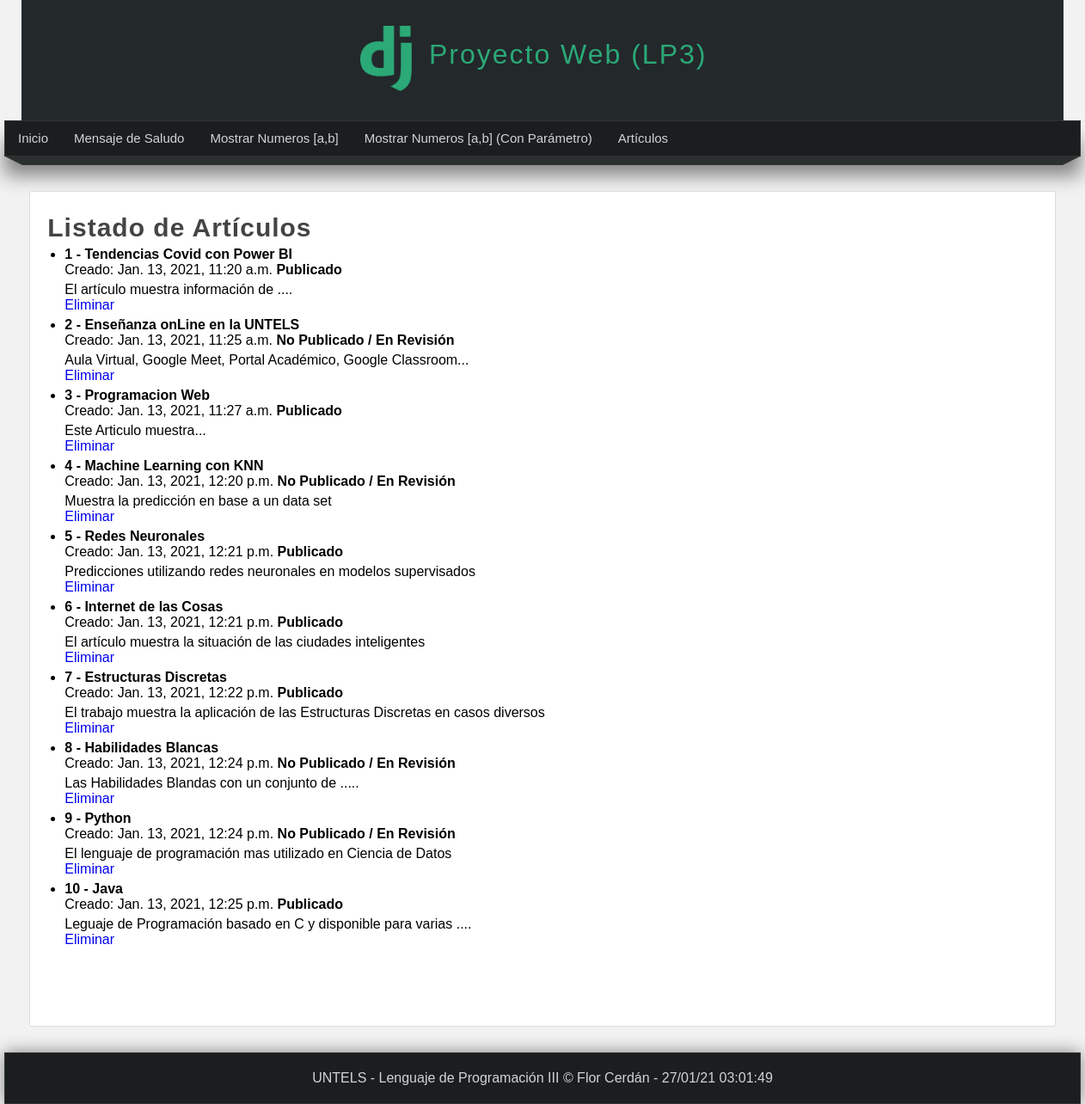
Page /listar_articulos on the earlier database version.
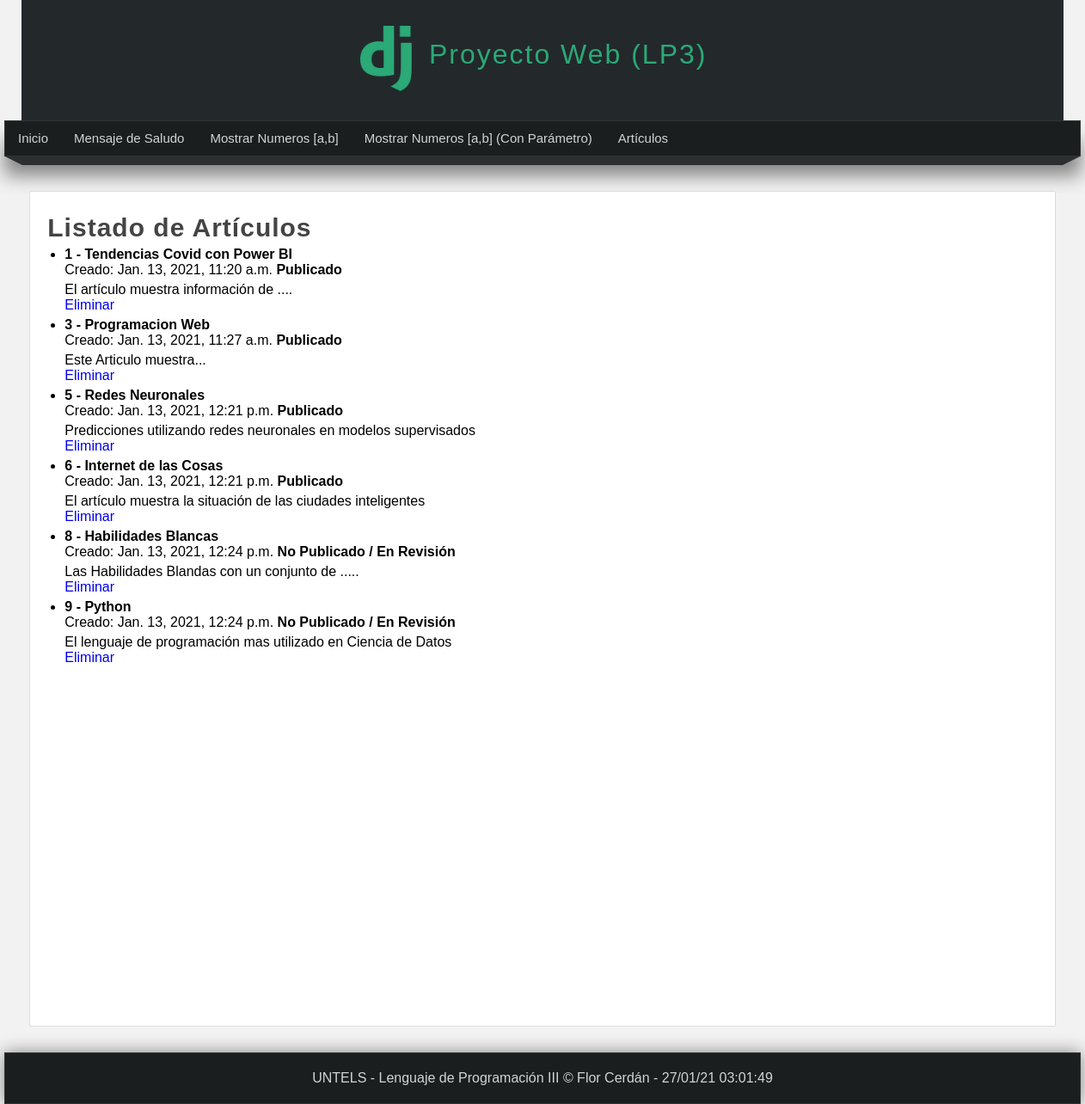
Same page on the later database version.
### miapp/models.py (models this page shows)
class Articulo(models.Model):
    titulo = models.CharField(max_length=150)
    contenido = models.TextField()
    imagen = models.ImageField(default='null')
    publicado = models.BooleanField()
    creado = models.DateTimeField(auto_now_add=True)
    actualizado = models.DateTimeField(auto_now=True)

### miapp/views.py (the view)
# urls.py: path('listar_articulos', views.listar_articulos, name="listar_articulos"),
def listar_articulos(request):
    articulos = Articulo.objects.all()
    """
    articulos = Articulo.objects.filter(
        Q(titulo__contains="Py") |
        Q(titulo__contains="Hab")
    )
    """
    return render(request, 'listar_articulos.html',{
        'articulos': articulos,
        'titulo': 'Listado de Artículos'
    })

### miapp/templates/listar_articulos.html (shortened to what this page needs)
{% extends 'layout.html' %}
{% block content %}
    <h1 class="title"> {{titulo}} </h1>
    <ul>
        {% for articulo in articulos %}
            <li>
                <h4>
                    {{articulo.id}} - {{articulo.titulo}}
                </h4>
                <span>
                    Creado: {{articulo.creado}}
                </span>
                {% if articulo.publicado %}
                    <strong>
                        Publicado
                    </strong>
                {% else %}
                    <strong>
                        No Publicado / En Revisión
                    </strong>
                {% endif %}
                <p>
                    {{articulo.contenido}}<br>
                    <a href="{% url 'eliminar_articulo' id=articulo.id %}">
                        Eliminar
                    </a>
                </p>
            </li>
        {% endfor %}
    </ul>
{% endblock content %}

Differences in the rows shown:
removed Articulo: id "2", titulo "Enseñanza onLine en la UNTELS", creado "Jan. 13, 2021, 11:25 a.m.", publicado "No Publicado / En Revisión", contenido "Aula Virtual, Google Meet, Portal Académico, Google Classroom..."
removed Articulo: id "4", titulo "Machine Learning con KNN", creado "Jan. 13, 2021, 12:20 p.m.", publicado "No Publicado / En Revisión", contenido "Muestra la predicción en base a un data set"
removed Articulo: id "7", titulo "Estructuras Discretas", creado "Jan. 13, 2021, 12:22 p.m.", publicado "Publicado", contenido "El trabajo muestra la aplicación de las Estructuras Discretas en casos diversos"
removed Articulo: id "10", titulo "Java", creado "Jan. 13, 2021, 12:25 p.m.", publicado "Publicado", contenido "Leguaje de Programación basado en C y disponible para varias ...."
